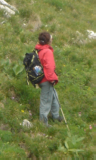
#> input picture Images/Human/Train_Positive/crop001030c.bmp, 96 x 160 px, found by its file name; its folder holds 5 pictures in this run
$ python Project2.py
#> lines starting #> are read from the running program, lines starting #| are printed output that depends on the picture
import cv2
import numpy as np
from math import sqrt,degrees,sqrt
from random import shuffle
import os

#Global variables
all_feature_vector=[]
test_feature_vector=[]
expected_outputs=[]
alpha=0.01
gweights=[]
gbias=[]

#Calculate Horizontal and vertical gradients
def Gradient_operator(image):
    #Caclulating Gx using Prewitt's operator
    x_mask=[[-1,0,1],
            [-1,0,1],
            [-1,0,1]]
    x_mask=np.asarray(x_mask)
    #Initialize gx elements to 0
    N=len(image)
    M=len(image[0])
    gx = np.zeros((N, M))

    #Apply prewitt mask to calculate gx.
    for i in range(1,N-1):
        for j in range(1,M-1):
            gx[i][j]=image[i-1][j-1]*-1+image[i-1][j+1]+image[i][j-1]*-1+image[i][j+1]+image[i+1][j-1]*-1+image[i+1][j+1]

    #Calculating Gy using Prewitt's operator
    y_mask=[[1,1,1],
            [0,0,0],
            [-1,-1,-1]]
    y_mask=np.asarray(y_mask)
    #Initialize gy elements to 0
    gy = np.zeros((N, M))
    #Apply prewitt mask to calculate gy
    for i in range(1,N-1):
        for j in range(1,M-1):
            gy[i][j]=image[i-1][j-1]+image[i-1][j]+image[i-1][j+1]+image[i+1][j-1]*-1+image[i+1][j]*-1+image[i+1][j+1]*-1

    #Normalize the gradients
    gx=gx/3.0
    gy=gy/3.0

    return gx,gy

#Calculate Gradient Angles
def Magnitude_Gradient(gx,gy):
    N = len(gx)
    M = len(gx[0])
    Magnitude = np.zeros((N, M))
    Gradient_angle = np.zeros((N, M))

    #Calculate the Gradient Magnitude
    for i in range(1,N-1):
        for j in range(1,M-1):
            Magnitude[i][j]=((sqrt(gx[i][j]*gx[i][j]+gy[i][j]*gy[i][j]))/np.sqrt(2))

    #Calculate the Gradient Angle
    for i in range(1,N-1):
        for j in range(1,M-1):
            #Gradient angle when horizontal gradient is not equal to 0.
            if(gx[i][j]!=0):
                Gradient_angle[i][j]=(degrees(np.arctan(gy[i][j]/gx[i][j])))
            #Gradient angle when horizontal gradient=0
            elif(gx[i][j]==0):
                if (gy[i][j]<0):
                    Gradient_angle[i][j]=-90
                elif (gy[i][j]>0):
                    Gradient_angle[i][j]=90
                else:
                    Gradient_angle[i][j]=0

            #Converting negative angles to positive and in range [-10,170)
            if(Gradient_angle[i][j]<-10):
                Gradient_angle[i][j]+=360
            if Gradient_angle[i][j]>=170:
                Gradient_angle[i][j]=Gradient_angle[i][j]-180

    return Magnitude, Gradient_angle

#Function for assigning proportions of Magnitudes of pixel values to bins based on distance from the bin center.
def cell_bins(magnitude,gradient,all_bins):
    rows=len(magnitude)
    columns=len(magnitude[0])
    for i in range(0,rows,8):
        for j in range(0,columns,8):
            bins=np.zeros(9)
            for r in range(i,i+8):
                for c in range(j,j+8):
                    #Magnitude distribution When the gradient angle is between 0 and -10.
                    if(gradient[r][c]<0):
                        temp=magnitude[r][c]*((0-gradient[r][c])/20)
                        bins[8]+=temp
                        bins[0]+=(magnitude[r][c]-temp)
                    #Magnitude distribution when grdient angle is between 160 and 170.
                    elif gradient[r][c]>160:
                        temp=magnitude[r][c]*((gradient[r][c]-160)/20)
                        bins[0]+=temp
                        bins[8]+=magnitude[r][c]-temp
                    #Magnitude distribution when gradient angle is between 1 and 160.
                    else:
                        if(gradient[r][c]%20==0):
                            bins[(int)(gradient[r][c]/20)]+=magnitude[r][c]
                        elif(gradient[r][c]%20==10):
                            bins[(int)(gradient[r][c]//20)+1]+=0.5*magnitude[r][c]
                            bins[(int)(gradient[r][c]//20)]+=0.5*magnitude[r][c]
                        else:#(gradient[r][c]%20>10):
                            temp=magnitude[r][c]*((gradient[r][c]-(int)(gradient[r][c]//20)*20)/20)
                            bins[(int)(gradient[r][c]//20)+1]+=temp
                            bins[(int)(gradient[r][c]//20)]+=(magnitude[r][c]-temp)
            all_bins[i//8][j//8]=bins
    return all_bins

#Function to load HOG feature vector for all images in a directory one by one
def LoadImageHistograms(dir1,flag):
    #Scans all images in the directory specified
    for filename in os.listdir(dir1):
        image=cv2.imread(dir1+filename,cv2.IMREAD_COLOR)
        #Extracting the Blue, Green and Red components of the pixel into separate arrays.
        B=image[:,:,0]
        G=image[:,:,1]
        R=image[:,:,2]
        #Computing the grayscale pixel value
        BW_image=0.299*R+0.587*G+0.114*B

        #Rounding the grayscale pixel value
        BW_image=np.round(BW_image)

        #Calculate gradients
        gx,gy=Gradient_operator(BW_image)

        #Calculate magnitude and gradient angle
        magnitude,gradient_angle=Magnitude_Gradient(gx,gy)

        #Saving Gradient magnitude images for test images
        if flag==1:
            cv2.imwrite("C:\\NYU\\CV\\Project2\\magnitude\\"+filename.split('.')[0]+".png", magnitude)

        #Initialize a list to store all the histograms of cells
        all_bins=np.zeros((len(magnitude)//8,len(magnitude[0])//8,9))

        #Function call to get histograms of all the cells in a list
        histogram=cell_bins(magnitude,gradient_angle,all_bins)

        #Function call to get the HOG feature vector.
        feature_vector=blocks(histogram)

        if filename=='crop001278a.bmp':
            np.savetxt("C:\\NYU\\CV\\Project2\\crop001278a.txt", feature_vector, fmt="%s", newline='\n')

        if filename=='crop001045b.bmp':
            np.savetxt("C:\\NYU\\CV\\Project2\\crop001045b.txt", feature_vector, fmt="%s", newline='\n')

        #Reshape the feature vector from 1 x 7524 to 7524 x 1
        feature_vector=np.array(feature_vector).reshape(-1,1) #7524,1

        #Append the HOG feature vector to Training/Testing set respective list
        if flag==0:
            all_feature_vector.append(feature_vector)
        else:
            test_feature_vector.append(feature_vector)

#Form the HOG feature vector from the calculated histograms for cells.
def blocks(histogram):
    result_vector=[]
    for i in range(len(histogram)-1):
        for j in range(len(histogram[0])-1):
            vector=[]
            for p1 in range(i,i+2):
                for p2 in range(j,j+2):
                    vector.extend(histogram[p1][p2])
            vector=np.array(vector)
            #Do L2 Normalization
            vector_square=np.square(vector)
            vector_sum=sum(vector_square)
            #To avoid the value of NaN in feature_vector, simply insert 0
            if(vector_sum==0.0):
                result_vector.extend(np.zeros((36),dtype=float))
            else:
                vector=vector/sqrt(vector_sum)
                result_vector.extend(vector)
    return result_vector

#Randomly initialize the weights and biases for the Neural Network
# [43 lines left out: functions CreateNN, RunNeuralNetwork, UpdateWeights, not called in this run]

#Derivative of ReLU
def ReLuDerivation(x):
    return 1. * (x > 0)

#Function to Backpropogate till the error_cost becomes 0.01, ie, till 1% error cost
# [26 lines left out: functions Backpropogation, Test, not called in this run]

def main():
    #Training image directories
    dir1='C:\\NYU\\CV\\Project2\\Images\\Human\\Train_Positive\\'
    dir2='C:\\NYU\\CV\\Project2\\Images\\Human\\Train_Negative\\'

    #Load Histograms for the images in above directories
    LoadImageHistograms(dir1,0)
#> in LoadImageHistograms, image is the input picture: shape (160, 96, 3); mean B, G, R 70.3, 122.6, 119.1
#> in LoadImageHistograms, `B=image[:,:,0]`:
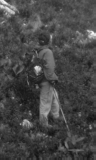
#> B: shape (160, 96); min 17, max 247, mean 70.3
#> in LoadImageHistograms, `R=image[:,:,2]`:
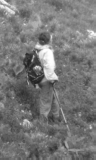
#> R: shape (160, 96); min 33, max 254, mean 119.1
#> in LoadImageHistograms, `BW_image=0.299*R+0.587*G+0.114*B`:
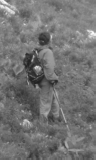
#> BW_image: shape (160, 96) float64; min 32.96, max 250.4, mean 115.6
#> in Gradient_operator, `N=len(image)`: N = 160
#> in Gradient_operator, `M=len(image[0])`: M = 96
#> after the loop in Gradient_operator, `for i in range(1,N-1):`:
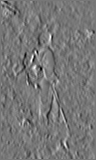
#> gx: shape (160, 96) float64; min -287, max 327, mean 0.3; drawn with min black and max white
#> after the loop in Gradient_operator, `for i in range(1,N-1):`:
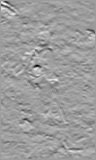
#> gy: shape (160, 96) float64; min -426, max 267, mean 1.1; drawn with min black and max white
#> in Magnitude_Gradient, `N = len(gx)`: N = 160
#> in Magnitude_Gradient, `M = len(gx[0])`: M = 96
#> after the loop in Magnitude_Gradient, `for i in range(1,N-1):`:
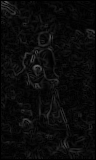
#> Magnitude: shape (160, 96) float64; min 0, max 101.2, mean 11.2
#> after the loop in Magnitude_Gradient, `for i in range(1,N-1):`:
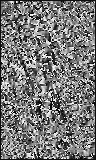
#> Gradient_angle: shape (160, 96) float64; min -9.98, max 170, mean 75.5; drawn with min black and max white
#> in cell_bins, `rows=len(magnitude)`: rows = 160
#> in cell_bins, `columns=len(magnitude[0])`: columns = 96
#> the loop in blocks, `for i in range(len(histogram)-1):` made 19 passes
#> after the loop in blocks, `for i in range(len(histogram)-1):`: result_vector = 7524 values, max 0.7 at index 4043, min 0 at index 675, mean 0.142
#> in LoadImageHistograms, `feature_vector=blocks(histogram)`: feature_vector has the same summary as result_vector in blocks
#> pass 2 of the loop in LoadImageHistograms, `for filename in os.listdir(dir1):`:
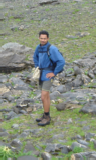
#> input picture Images/Human/Train_Positive/crop001034b.bmp, 96 x 160 px, found by its file name
#> in LoadImageHistograms, image is the input picture: shape (160, 96, 3); mean B, G, R 127.3, 142.5, 135
#> x_mask = [[-1, 0, 1], [-1, 0, 1], [-1, 0, 1]]
#> after the loop in Gradient_operator (call 2), `for i in range(1,N-1):`:
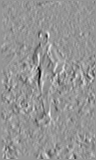
#> gx: shape (160, 96) float64; min -424, max 299, mean 0; drawn with min black and max white
#> y_mask = [[1, 1, 1], [0, 0, 0], [-1, -1, -1]]
#> after the loop in Magnitude_Gradient (call 2), `for i in range(1,N-1):`:
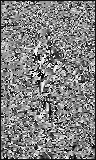
#> Gradient_angle: shape (160, 96) float64; min -9.97, max 170, mean 80.8; drawn with min black and max white
#> the loop in blocks (call 2), `for i in range(len(histogram)-1):` made 19 passes
#> feature_vector = 7524 values, max 0.881 at index 158, min 0 at index 1143, mean 0.134
#> pass 3 of the loop in LoadImageHistograms, `for filename in os.listdir(dir1):`:
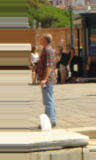
#> input picture Images/Human/Train_Positive/crop001063b.bmp, 96 x 160 px, found by its file name
#> in LoadImageHistograms, image is the input picture: shape (160, 96, 3); mean B, G, R 110.2, 137, 151.3
#> after the loop in Magnitude_Gradient (call 3), `for i in range(1,N-1):`:
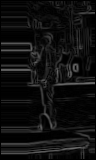
#> Magnitude: shape (160, 96) float64; min 0, max 109.9, mean 15.9
#> after the loop in Magnitude_Gradient (call 3), `for i in range(1,N-1):`:
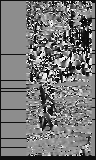
#> Gradient_angle: shape (160, 96) float64; min -9.98, max 170, mean 74.8; drawn with min black and max white
#> feature_vector = 7524 values, max 0.826 at index 1566, min 0 at index 0, mean 0.0969
#> the loop made 5 passes; the first 3 are shown
    LoadImageHistograms(dir2,0)

    #Expected Result is set as 1 for Positive training images and 0 for negative training images
    y=[1 for i in range(10)]+[0 for i in range(10)]

    #Zip feature_vector with it's expected output
    feature_output_zip=list(zip(all_feature_vector,y))

    #Shuffle the training set to mix positive, negative training examples
    shuffle(feature_output_zip)

    #Now, unzip the shuffled training set
    feature_output_zip,y=zip(*feature_output_zip)

    for i in range(len(y)):
        expected_outputs.append(y[i])
        all_feature_vector[i]=feature_output_zip[i]

    #number of perceptrons in hidden layer
    hidden_layer_count=250

    #Function call to initialize weights, biases
    weights,bias=CreateNN(hidden_layer_count)

    #Function call to Backpropogate
    weights,bias=Backpropogation(weights,bias)
    gweights.extend(weights)
    gbias.extend(bias)

    #Run Test images on the trained Neural network
    test_dir='C:\\NYU\\CV\\Project2\\Images\\Human\\Test_Positive\\'
    LoadImageHistograms(test_dir,1)
    test_dir='C:\\NYU\\CV\\Project2\\Images\\Human\\Test_Neg\\'
    LoadImageHistograms(test_dir,1)
    for i in range(len(test_feature_vector)):
        Test(test_feature_vector[i],weights,bias)

    #Save weights and biases of trained model
    np.savetxt("w1.txt", gweights[0], fmt="%s")
    np.savetxt("w2.txt", gweights[1], fmt="%s")
    np.savetxt("b1.txt", gbias[0], fmt="%s")
    np.savetxt("b2.txt", gbias[1], fmt="%s")

if __name__=="__main__":
#> (the run stopped early here; a loop or call above may not have finished)
